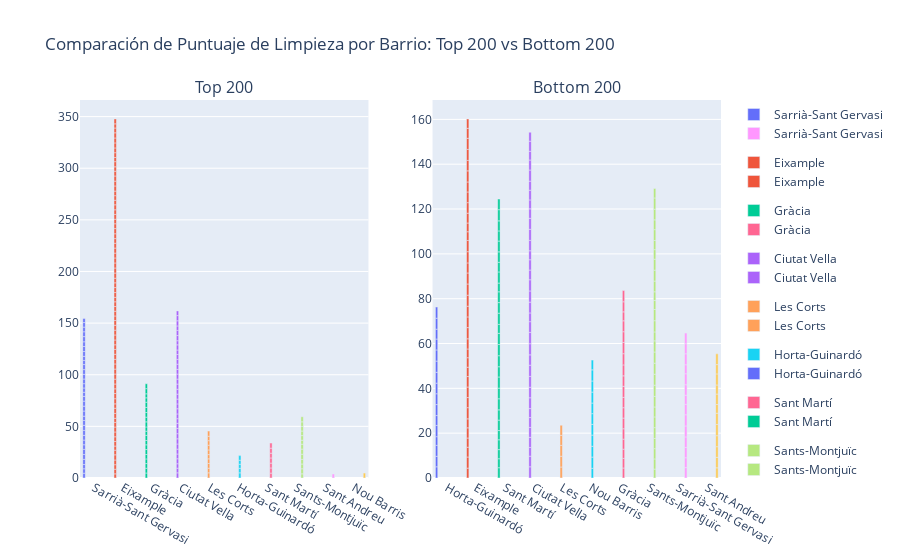

The notebook cell this image was saved under:
### Code cell
# COMPARACION DE PUNTUAJES DE RESEÑAR POR BARRIO

# Creamos el primer grafico
fig1 = px.bar(top_200, x='neighbourhood_group_cleansed', y='review_scores_cleanliness',
                  title='Puntajes de Limpieza por Barrio', color='neighbourhood_group_cleansed')

# Creamos el segundo grafico
fig2 = px.bar(bottom_200, x='neighbourhood_group_cleansed', y='review_scores_cleanliness',
                  title='Puntajes de Limpieza por Barrio',color='neighbourhood_group_cleansed')

# Crear subplots
fig = make_subplots(rows=1, cols=2, subplot_titles=('Top 200', 'Bottom 200'))

# Añadir las trazas del primer gráfico de barras a la primera columna del subplot
for trace in fig1.data:
    fig.add_trace(trace, row=1, col=1)

# Añadir las trazas del segundo gráfico de barras a la segunda columna del subplot
for trace in fig2.data:
    fig.add_trace(trace, row=1, col=2)

# Actualizar el layout del gráfico
fig.update_layout(title_text='Comparación de Puntuaje de Limpieza por Barrio: Top 200 vs Bottom 200')

# Mostrar el gráfico
fig.show()

### Figure 1 — Plotly figure (JSON) as saved in the notebook; plotly's stock layout.template omitted (floating-point values rounded to 4 significant figures)
{"data": [{"alignmentgroup": "True", "hovertemplate": "neighbourhood_group_cleansed=%{x}<br>review_scores_cleanliness=%{y}<extra></extra>", "legendgroup": "Sarrià-Sant Gervasi", "marker": {"color": "#636efa", "pattern": {"shape": ""}}, "name": "Sarrià-Sant Gervasi", "offsetgroup": "Sarrià-Sant Gervasi", "orientation": "v", "showlegend": true, "textposition": "auto", "type": "bar", "x": ["Sarrià-Sant Gervasi", "Sarrià-Sant Gervasi", "Sarrià-Sant Gervasi", "Sarrià-Sant Gervasi", "Sarrià-Sant Gervasi", "Sarrià-Sant Gervasi", "Sarrià-Sant Gervasi", "Sarrià-Sant Gervasi", "Sarrià-Sant Gervasi", "Sarrià-Sant Gervasi", "Sarrià-Sant Gervasi", "Sarrià-Sant Gervasi", "Sarrià-Sant Gervasi", "Sarrià-Sant Gervasi", "Sarrià-Sant Gervasi", "Sarrià-Sant Gervasi", "Sarrià-Sant Gervasi", "Sarrià-Sant Gervasi", "Sarrià-Sant Gervasi", "Sarrià-Sant Gervasi", "Sarrià-Sant Gervasi", "Sarrià-Sant Gervasi", "Sarrià-Sant Gervasi", "Sarrià-Sant Gervasi", "Sarrià-Sant Gervasi", "Sarrià-Sant Gervasi", "Sarrià-Sant Gervasi", "Sarrià-Sant Gervasi", "Sarrià-Sant Gervasi", "Sarrià-Sant Gervasi", "Sarrià-Sant Gervasi", "Sarrià-Sant Gervasi", "Sarrià-Sant Gervasi", "Sarrià-Sant Gervasi"], "xaxis": "x", "y": [4.623, 4.326, 4.136, 5, 4.695, 4.939, 4.506, 4.505, 4.574, 4.776, 4.939, 4.682, 4.136, 5, 4.717, 4.868, 4.633, 4, 4.14, 4.175, 4.495, 4.519, 4.579, 4.905, 3.966, 3.966, 4.682, 4.868, 4.569, 5, 4.714, 4.461, 4.447, 3.895], "yaxis": "y"}, {"alignmentgroup": "True", "hovertemplate": "neighbourhood_group_cleansed=%{x}<br>review_scores_cleanliness=%{y}<extra></extra>", "legendgroup": "Eixample", "marker": {"color": "#EF553B", "pattern": {"shape": ""}}, "name": "Eixample", "offsetgroup": "Eixample", "orientation": "v", "showlegend": true, "textposition": "auto", "type": "bar", "x": ["Eixample", "Eixample", "Eixample", "Eixample", "Eixample", "Eixample", "Eixample", "Eixample", "Eixample", "Eixample", "Eixample", "Eixample", "Eixample", "Eixample", "Eixample", "Eixample", "Eixample", "Eixample", "Eixample", "Eixample", "Eixample", "Eixample", "Eixample", "Eixample", "Eixample", "Eixample", "Eixample", "Eixample", "Eixample", "Eixample", "Eixample", "Eixample", "Eixample", "Eixample", "Eixample", "Eixample", "Eixample", "Eixample", "Eixample", "Eixample", "Eixample", "Eixample", "Eixample", "Eixample", "Eixample", "Eixample", "Eixample", "Eixample", "Eixample", "Eixample", "Eixample", "Eixample", "Eixample", "Eixample", "Eixample", "Eixample", "Eixample", "Eixample", "Eixample", "Eixample", "Eixample", "Eixample", "Eixample", "Eixample", "Eixample", "Eixample", "Eixample", "Eixample", "Eixample", "Eixample", "Eixample", "Eixample", "Eixample", "Eixample", "Eixample"], "xaxis": "x", "y": [4, 4.5, 4.4, 4.563, 5, 4.5, 3.977, 4.427, 4.573, 4.671, 4.8, 4.43, 3.958, 4.749, 5, 4.25, 5, 5, 4.569, 4.655, 4.727, 4.905, 4.817, 5, 4.473, 4.868, 4.714, 4.506, 4.656, 4.851, 4.629, 4.735, 4.643, 4.395, 4.555, 4.586, 4.58, 4.297, 4.645, 4.814, 4.598, 4.458, 5, 4.905, 4.886, 4.85, 4.687, 4.857, 4.667, 4.5, 4.705, 5, 4.687, 4.375, 4.654, 4.508, 4.835, 4.385, 4.455, 4.395, 5, 4.65, 5, 4.613, 4.294, 5, 4, 4.665, 4.615, 4.868, 4.77, 5, 4.647, 4, 4.816], "yaxis": "y"}, {"alignmentgroup": "True", "hovertemplate": "neighbourhood_group_cleansed=%{x}<br>review_scores_cleanliness=%{y}<extra></extra>", "legendgroup": "Gràcia", "marker": {"color": "#00cc96", "pattern": {"shape": ""}}, "name": "Gràcia", "offsetgroup": "Gràcia", "orientation": "v", "showlegend": true, "textposition": "auto", "type": "bar", "x": ["Gràcia", "Gràcia", "Gràcia", "Gràcia", "Gràcia", "Gràcia", "Gràcia", "Gràcia", "Gràcia", "Gràcia", "Gràcia", "Gràcia", "Gràcia", "Gràcia", "Gràcia", "Gràcia", "Gràcia", "Gràcia", "Gràcia", "Gràcia"], "xaxis": "x", "y": [4.84, 4.638, 4.5, 4.5, 4.284, 4.8, 4.587, 4.176, 5, 4, 4.162, 4.868, 4.572, 4.488, 5, 5, 4.232, 3.895, 5, 4.721], "yaxis": "y"}, {"alignmentgroup": "True", "hovertemplate": "neighbourhood_group_cleansed=%{x}<br>review_scores_cleanliness=%{y}<extra></extra>", "legendgroup": "Ciutat Vella", "marker": {"color": "#ab63fa", "pattern": {"shape": ""}}, "name": "Ciutat Vella", "offsetgroup": "Ciutat Vella", "orientation": "v", "showlegend": true, "textposition": "auto", "type": "bar", "x": ["Ciutat Vella", "Ciutat Vella", "Ciutat Vella", "Ciutat Vella", "Ciutat Vella", "Ciutat Vella", "Ciutat Vella", "Ciutat Vella", "Ciutat Vella", "Ciutat Vella", "Ciutat Vella", "Ciutat Vella", "Ciutat Vella", "Ciutat Vella", "Ciutat Vella", "Ciutat Vella", "Ciutat Vella", "Ciutat Vella", "Ciutat Vella", "Ciutat Vella", "Ciutat Vella", "Ciutat Vella", "Ciutat Vella", "Ciutat Vella", "Ciutat Vella", "Ciutat Vella", "Ciutat Vella", "Ciutat Vella", "Ciutat Vella", "Ciutat Vella", "Ciutat Vella", "Ciutat Vella", "Ciutat Vella", "Ciutat Vella"], "xaxis": "x", "y": [5, 4.5, 4.33, 4.809, 4.606, 4.704, 5, 5, 5, 5, 5, 4.5, 4.622, 5, 4.71, 4.625, 4.8, 4.75, 5, 4.8, 4.88, 4.575, 5, 4.67, 4.75, 4.33, 5, 4, 5, 5, 4.33, 5, 5, 4.55], "yaxis": "y"}, {"alignmentgroup": "True", "hovertemplate": "neighbourhood_group_cleansed=%{x}<br>review_scores_cleanliness=%{y}<extra></extra>", "legendgroup": "Les Corts", "marker": {"color": "#FFA15A", "pattern": {"shape": ""}}, "name": "Les Corts", "offsetgroup": "Les Corts", "orientation": "v", "showlegend": true, "textposition": "auto", "type": "bar", "x": ["Les Corts", "Les Corts", "Les Corts", "Les Corts", "Les Corts", "Les Corts", "Les Corts", "Les Corts", "Les Corts", "Les Corts"], "xaxis": "x", "y": [5, 4.485, 4.573, 4.487, 4.14, 4.515, 4.571, 4.391, 4.277, 5], "yaxis": "y"}, {"alignmentgroup": "True", "hovertemplate": "neighbourhood_group_cleansed=%{x}<br>review_scores_cleanliness=%{y}<extra></extra>", "legendgroup": "Horta-Guinardó", "marker": {"color": "#19d3f3", "pattern": {"shape": ""}}, "name": "Horta-Guinardó", "offsetgroup": "Horta-Guinardó", "orientation": "v", "showlegend": true, "textposition": "auto", "type": "bar", "x": ["Horta-Guinardó", "Horta-Guinardó", "Horta-Guinardó", "Horta-Guinardó", "Horta-Guinardó"], "xaxis": "x", "y": [5, 4.39, 3.895, 3.895, 4.5], "yaxis": "y"}, {"alignmentgroup": "True", "hovertemplate": "neighbourhood_group_cleansed=%{x}<br>review_scores_cleanliness=%{y}<extra></extra>", "legendgroup": "Sant Martí", "marker": {"color": "#FF6692", "pattern": {"shape": ""}}, "name": "Sant Martí", "offsetgroup": "Sant Martí", "orientation": "v", "showlegend": true, "textposition": "auto", "type": "bar", "x": ["Sant Martí", "Sant Martí", "Sant Martí", "Sant Martí", "Sant Martí", "Sant Martí", "Sant Martí"], "xaxis": "x", "y": [4.746, 5, 4.673, 5, 4.591, 4.848, 5], "yaxis": "y"}, {"alignmentgroup": "True", "hovertemplate": "neighbourhood_group_cleansed=%{x}<br>review_scores_cleanliness=%{y}<extra></extra>", "legendgroup": "Sants-Montjuïc", "marker": {"color": "#B6E880", "pattern": {"shape": ""}}, "name": "Sants-Montjuïc", "offsetgroup": "Sants-Montjuïc", "orientation": "v", "showlegend": true, "textposition": "auto", "type": "bar", "x": ["Sants-Montjuïc", "Sants-Montjuïc", "Sants-Montjuïc", "Sants-Montjuïc", "Sants-Montjuïc", "Sants-Montjuïc", "Sants-Montjuïc", "Sants-Montjuïc", "Sants-Montjuïc", "Sants-Montjuïc", "Sants-Montjuïc", "Sants-Montjuïc", "Sants-Montjuïc"], "xaxis": "x", "y": [4, 4.939, 4.612, 4.441, 5, 5, 4.699, 3.895, 4.494, 4.435, 4.435, 4.435, 5], "yaxis": "y"}, {"alignmentgroup": "True", "hovertemplate": "neighbourhood_group_cleansed=%{x}<br>review_scores_cleanliness=%{y}<extra></extra>", "legendgroup": "Sant Andreu", "marker": {"color": "#FF97FF", "pattern": {"shape": ""}}, "name": "Sant Andreu", "offsetgroup": "Sant Andreu", "orientation": "v", "showlegend": true, "textposition": "auto", "type": "bar", "x": ["Sant Andreu"], "xaxis": "x", "y": [3.895], "yaxis": "y"}, {"alignmentgroup": "True", "hovertemplate": "neighbourhood_group_cleansed=%{x}<br>review_scores_cleanliness=%{y}<extra></extra>", "legendgroup": "Nou Barris", "marker": {"color": "#FECB52", "pattern": {"shape": ""}}, "name": "Nou Barris", "offsetgroup": "Nou Barris", "orientation": "v", "showlegend": true, "textposition": "auto", "type": "bar", "x": ["Nou Barris"], "xaxis": "x", "y": [4.749], "yaxis": "y"}, {"alignmentgroup": "True", "hovertemplate": "neighbourhood_group_cleansed=%{x}<br>review_scores_cleanliness=%{y}<extra></extra>", "legendgroup": "Horta-Guinardó", "marker": {"color": "#636efa", "pattern": {"shape": ""}}, "name": "Horta-Guinardó", "offsetgroup": "Horta-Guinardó", "orientation": "v", "showlegend": true, "textposition": "auto", "type": "bar", "x": ["Horta-Guinardó", "Horta-Guinardó", "Horta-Guinardó", "Horta-Guinardó", "Horta-Guinardó", "Horta-Guinardó", "Horta-Guinardó", "Horta-Guinardó", "Horta-Guinardó", "Horta-Guinardó", "Horta-Guinardó", "Horta-Guinardó", "Horta-Guinardó", "Horta-Guinardó", "Horta-Guinardó", "Horta-Guinardó"], "xaxis": "x2", "y": [5, 4.67, 4.88, 3.895, 5, 4.416, 4.9, 4.83, 4.727, 4.83, 5, 5, 4.848, 4.4, 4.89, 4.98], "yaxis": "y2"}, {"alignmentgroup": "True", "hovertemplate": "neighbourhood_group_cleansed=%{x}<br>review_scores_cleanliness=%{y}<extra></extra>", "legendgroup": "Eixample", "marker": {"color": "#EF553B", "pattern": {"shape": ""}}, "name": "Eixample", "offsetgroup": "Eixample", "orientation": "v", "showlegend": true, "textposition": "auto", "type": "bar", "x": ["Eixample", "Eixample", "Eixample", "Eixample", "Eixample", "Eixample", "Eixample", "Eixample", "Eixample", "Eixample", "Eixample", "Eixample", "Eixample", "Eixample", "Eixample", "Eixample", "Eixample", "Eixample", "Eixample", "Eixample", "Eixample", "Eixample", "Eixample", "Eixample", "Eixample", "Eixample", "Eixample", "Eixample", "Eixample", "Eixample", "Eixample", "Eixample", "Eixample", "Eixample", "Eixample"], "xaxis": "x2", "y": [4.4, 4.97, 4.36, 4.115, 4.54, 4, 5, 4.496, 4.71, 4.67, 4.159, 4.25, 3.895, 4.532, 5, 4.78, 4.76, 4.92, 5, 4.92, 4.5, 5, 5, 3.895, 3.895, 4.38, 4.704, 4.77, 4.467, 4.94, 4.67, 4.91, 4.94, 4.455, 4.21], "yaxis": "y2"}, {"alignmentgroup": "True", "hovertemplate": "neighbourhood_group_cleansed=%{x}<br>review_scores_cleanliness=%{y}<extra></extra>", "legendgroup": "Sant Martí", "marker": {"color": "#00cc96", "pattern": {"shape": ""}}, "name": "Sant Martí", "offsetgroup": "Sant Martí", "orientation": "v", "showlegend": true, "textposition": "auto", "type": "bar", "x": ["Sant Martí", "Sant Martí", "Sant Martí", "Sant Martí", "Sant Martí", "Sant Martí", "Sant Martí", "Sant Martí", "Sant Martí", "Sant Martí", "Sant Martí", "Sant Martí", "Sant Martí", "Sant Martí", "Sant Martí", "Sant Martí", "Sant Martí", "Sant Martí", "Sant Martí", "Sant Martí", "Sant Martí", "Sant Martí", "Sant Martí", "Sant Martí", "Sant Martí", "Sant Martí", "Sant Martí"], "xaxis": "x2", "y": [4.6, 4, 4.061, 4.396, 4.12, 4.653, 4.57, 4.95, 4.727, 5, 4.57, 4.92, 5, 4.96, 4, 5, 4.73, 4.81, 3.895, 4.98, 4.3, 4.65, 4.83, 4.53, 4.47, 5, 4.75], "yaxis": "y2"}, {"alignmentgroup": "True", "hovertemplate": "neighbourhood_group_cleansed=%{x}<br>review_scores_cleanliness=%{y}<extra></extra>", "legendgroup": "Ciutat Vella", "marker": {"color": "#ab63fa", "pattern": {"shape": ""}}, "name": "Ciutat Vella", "offsetgroup": "Ciutat Vella", "orientation": "v", "showlegend": true, "textposition": "auto", "type": "bar", "x": ["Ciutat Vella", "Ciutat Vella", "Ciutat Vella", "Ciutat Vella", "Ciutat Vella", "Ciutat Vella", "Ciutat Vella", "Ciutat Vella", "Ciutat Vella", "Ciutat Vella", "Ciutat Vella", "Ciutat Vella", "Ciutat Vella", "Ciutat Vella", "Ciutat Vella", "Ciutat Vella", "Ciutat Vella", "Ciutat Vella", "Ciutat Vella", "Ciutat Vella", "Ciutat Vella", "Ciutat Vella", "Ciutat Vella", "Ciutat Vella", "Ciutat Vella", "Ciutat Vella", "Ciutat Vella", "Ciutat Vella", "Ciutat Vella", "Ciutat Vella", "Ciutat Vella", "Ciutat Vella", "Ciutat Vella", "Ciutat Vella"], "xaxis": "x2", "y": [5, 4.72, 3.895, 4.517, 4.42, 4.42, 4, 4.83, 4.674, 4.84, 5, 4.62, 5, 5, 4.82, 3.895, 4.8, 5, 5, 4.33, 4.594, 4, 4.64, 4.93, 4.9, 4.23, 4, 4.32, 4.04, 4.97, 4.461, 3.895, 4.5, 4], "yaxis": "y2"}, {"alignmentgroup": "True", "hovertemplate": "neighbourhood_group_cleansed=%{x}<br>review_scores_cleanliness=%{y}<extra></extra>", "legendgroup": "Les Corts", "marker": {"color": "#FFA15A", "pattern": {"shape": ""}}, "name": "Les Corts", "offsetgroup": "Les Corts", "orientation": "v", "showlegend": true, "textposition": "auto", "type": "bar", "x": ["Les Corts", "Les Corts", "Les Corts", "Les Corts", "Les Corts"], "xaxis": "x2", "y": [4.91, 4.79, 4.85, 4.45, 4.53], "yaxis": "y2"}, {"alignmentgroup": "True", "hovertemplate": "neighbourhood_group_cleansed=%{x}<br>review_scores_cleanliness=%{y}<extra></extra>", "legendgroup": "Nou Barris", "marker": {"color": "#19d3f3", "pattern": {"shape": ""}}, "name": "Nou Barris", "offsetgroup": "Nou Barris", "orientation": "v", "showlegend": true, "textposition": "auto", "type": "bar", "x": ["Nou Barris", "Nou Barris", "Nou Barris", "Nou Barris", "Nou Barris", "Nou Barris", "Nou Barris", "Nou Barris", "Nou Barris", "Nou Barris", "Nou Barris"], "xaxis": "x2", "y": [4.33, 5, 4.82, 5, 4.78, 4.79, 4.725, 4.89, 4.95, 4.96, 4.35], "yaxis": "y2"}, {"alignmentgroup": "True", "hovertemplate": "neighbourhood_group_cleansed=%{x}<br>review_scores_cleanliness=%{y}<extra></extra>", "legendgroup": "Gràcia", "marker": {"color": "#FF6692", "pattern": {"shape": ""}}, "name": "Gràcia", "offsetgroup": "Gràcia", "orientation": "v", "showlegend": true, "textposition": "auto", "type": "bar", "x": ["Gràcia", "Gràcia", "Gràcia", "Gràcia", "Gràcia", "Gràcia", "Gràcia", "Gràcia", "Gràcia", "Gràcia", "Gràcia", "Gràcia", "Gràcia", "Gràcia", "Gràcia", "Gràcia", "Gràcia", "Gràcia"], "xaxis": "x2", "y": [4.464, 4.28, 4.1, 4.49, 4.64, 4.758, 4.632, 4.59, 4.95, 4.682, 4.88, 5, 5, 4.8, 4.86, 4, 4.5, 5], "yaxis": "y2"}, {"alignmentgroup": "True", "hovertemplate": "neighbourhood_group_cleansed=%{x}<br>review_scores_cleanliness=%{y}<extra></extra>", "legendgroup": "Sants-Montjuïc", "marker": {"color": "#B6E880", "pattern": {"shape": ""}}, "name": "Sants-Montjuïc", "offsetgroup": "Sants-Montjuïc", "orientation": "v", "showlegend": true, "textposition": "auto", "type": "bar", "x": ["Sants-Montjuïc", "Sants-Montjuïc", "Sants-Montjuïc", "Sants-Montjuïc", "Sants-Montjuïc", "Sants-Montjuïc", "Sants-Montjuïc", "Sants-Montjuïc", "Sants-Montjuïc", "Sants-Montjuïc", "Sants-Montjuïc", "Sants-Montjuïc", "Sants-Montjuïc", "Sants-Montjuïc", "Sants-Montjuïc", "Sants-Montjuïc", "Sants-Montjuïc", "Sants-Montjuïc", "Sants-Montjuïc", "Sants-Montjuïc", "Sants-Montjuïc", "Sants-Montjuïc", "Sants-Montjuïc", "Sants-Montjuïc", "Sants-Montjuïc", "Sants-Montjuïc", "Sants-Montjuïc", "Sants-Montjuïc"], "xaxis": "x2", "y": [3.966, 4.545, 4.58, 4.55, 4.83, 4.8, 4.43, 4.71, 5, 4.89, 4.94, 4.97, 4.97, 4, 5, 5, 4, 3.895, 4.78, 4.87, 4.88, 4.28, 4.09, 4.83, 4.359, 4.78, 5, 4.206], "yaxis": "y2"}, {"alignmentgroup": "True", "hovertemplate": "neighbourhood_group_cleansed=%{x}<br>review_scores_cleanliness=%{y}<extra></extra>", "legendgroup": "Sarrià-Sant Gervasi", "marker": {"color": "#FF97FF", "pattern": {"shape": ""}}, "name": "Sarrià-Sant Gervasi", "offsetgroup": "Sarrià-Sant Gervasi", "orientation": "v", "showlegend": true, "textposition": "auto", "type": "bar", "x": ["Sarrià-Sant Gervasi", "Sarrià-Sant Gervasi", "Sarrià-Sant Gervasi", "Sarrià-Sant Gervasi", "Sarrià-Sant Gervasi", "Sarrià-Sant Gervasi", "Sarrià-Sant Gervasi", "Sarrià-Sant Gervasi", "Sarrià-Sant Gervasi", "Sarrià-Sant Gervasi", "Sarrià-Sant Gervasi", "Sarrià-Sant Gervasi", "Sarrià-Sant Gervasi", "Sarrià-Sant Gervasi"], "xaxis": "x2", "y": [4.642, 4.407, 4.57, 4.721, 4.89, 5, 4.615, 4.07, 4.71, 4.9, 4, 4.9, 4.512, 4.73], "yaxis": "y2"}, {"alignmentgroup": "True", "hovertemplate": "neighbourhood_group_cleansed=%{x}<br>review_scores_cleanliness=%{y}<extra></extra>", "legendgroup": "Sant Andreu", "marker": {"color": "#FECB52", "pattern": {"shape": ""}}, "name": "Sant Andreu", "offsetgroup": "Sant Andreu", "orientation": "v", "showlegend": true, "textposition": "auto", "type": "bar", "x": ["Sant Andreu", "Sant Andreu", "Sant Andreu", "Sant Andreu", "Sant Andreu", "Sant Andreu", "Sant Andreu", "Sant Andreu", "Sant Andreu", "Sant Andreu", "Sant Andreu", "Sant Andreu"], "xaxis": "x2", "y": [4.54, 4.682, 4.75, 4.91, 5, 5, 3.895, 4.67, 4.057, 4.95, 4.14, 4.81], "yaxis": "y2"}], "layout": {"annotations": [{"font": {"size": 16}, "showarrow": false, "text": "Top 200", "x": 0.225, "xanchor": "center", "xref": "paper", "y": 1, "yanchor": "bottom", "yref": "paper"}, {"font": {"size": 16}, "showarrow": false, "text": "Bottom 200", "x": 0.775, "xanchor": "center", "xref": "paper", "y": 1, "yanchor": "bottom", "yref": "paper"}], "title": {"text": "Comparación de Puntuaje de Limpieza por Barrio: Top 200 vs Bottom 200"}, "xaxis": {"anchor": "y", "domain": [0, 0.45]}, "xaxis2": {"anchor": "y2", "domain": [0.55, 1]}, "yaxis": {"anchor": "x", "domain": [0, 1]}, "yaxis2": {"anchor": "x2", "domain": [0, 1]}}}
